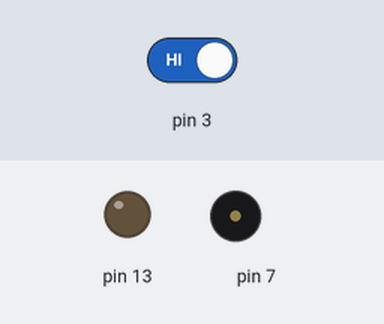
Bench run of a sketch on a simulated Arduino Uno, built with avr-gcc and run on an emulated ATmega328P. On the bench: output pins drawn as LEDs (lit = HIGH), buzzer (waves = sounding). The test bench sets the inputs (shaded band); at power-on: pin 3 HIGH.

Above: at 1.2 s.
1.3 s: pin 3 driven LOW
At 2.25 s:
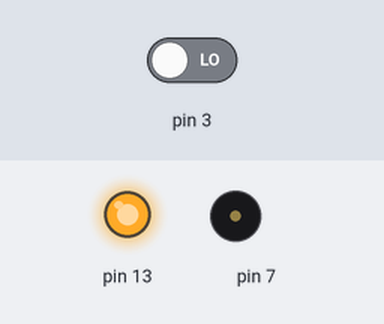
At 3.1 s:
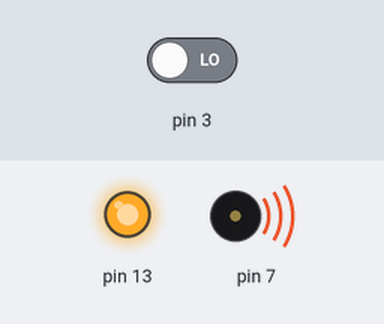
Timing chart, 0 to 10.3 s (numbered marks = the images above; inputs shaded):
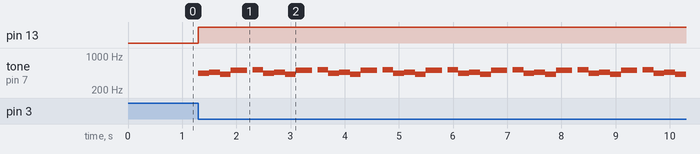

Measured:
- after the input at 1.3 s, pin 13: LOW → HIGH at once; tone on pin 7: silent → 440 Hz at once, then repeats every 1.2 s: 460 Hz 0.20 s, 420 Hz 0.20 s, 510 Hz 0.30 s, silent 0.10 s, 520 Hz 0.20 s, 440 Hz 0.20 s

The sketch:

obstacle-sensor.ino
```cpp
int sensorState = 0;


void setup() {
  pinMode(13, OUTPUT);
  pinMode(7, OUTPUT);
  pinMode(3, INPUT);

  digitalWrite(7, LOW);

}

void loop() {
  sensorState = digitalRead(3);

  if(sensorState == LOW){
    digitalWrite(13, HIGH);
    tone(7,440,200);
    delay(200);
    tone(7,460,200);
    delay(200);
    tone(7,420,200);
    delay(200);
    tone(7,510,300);
    delay(400);
    tone(7,520,200);
    delay(200);


  }
  else{
    digitalWrite(7, LOW);
    digitalWrite(13, LOW);
  }

}
```
